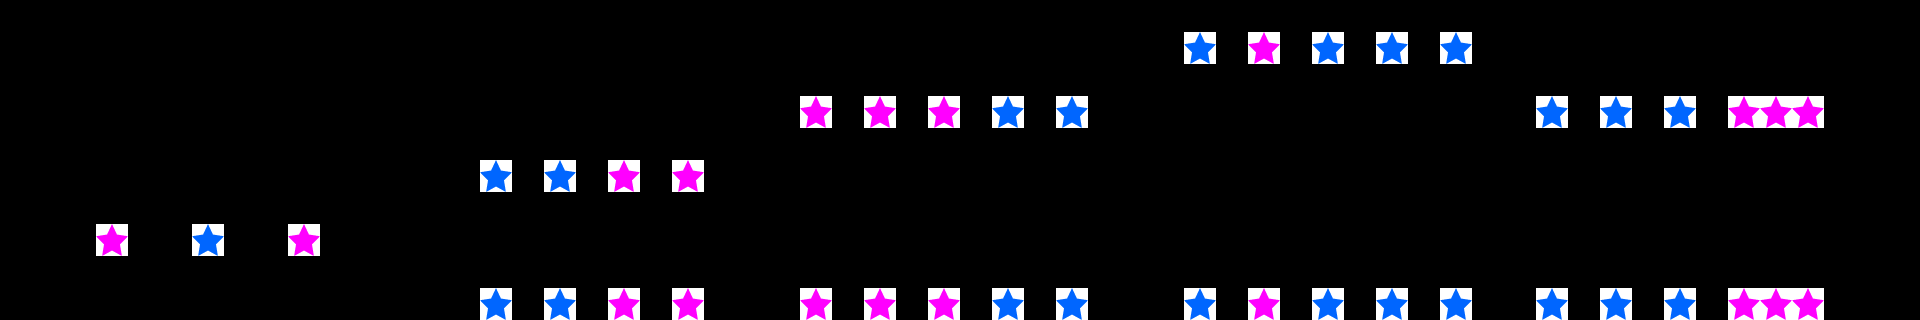

Tiled map render using the project's own tile images. Description and the map definition, with tile-layer contents summarised, below:
An orthogonal 60x10 tile map with 32x32 px tiles, 2 tile layers (FloorLayer, ThingLayer).

<map version="1.0" orientation="orthogonal" width="60" height="10" tilewidth="32" tileheight="32">
 <tileset firstgid="1" name="bg_tmx" tilewidth="32" tileheight="32">
  <image source="bg_tmx.png" width="320" height="320" />
  <tile id="0">
   <properties>
    <property name="isFloor" value="1" />
   </properties>
  </tile>
  <tile id="3">
   <properties>
    <property name="objType" value="life" />
    <property name="colorType" value="red" />
   </properties>
  </tile>
  <tile id="4">
   <properties>
    <property name="objType" value="star" />
    <property name="colorType" value="blue" />
   </properties>
  </tile>
  <tile id="5">
   <properties>
    <property name="objType" value="star" />
    <property name="colorType" value="pink" />
   </properties>
  </tile>
  <tile id="10">
   <properties>
    <property name="isFloor" value="1" />
   </properties>
  </tile>
  <tile id="11">
   <properties>
    <property name="objType" value="line" />
    <property name="colorType" value="pink" />
   </properties>
  </tile>
  <tile id="12">
   <properties>
    <property name="objType" value="line" />
    <property name="colorType" value="blue" />
   </properties>
  </tile>
  <tile id="14">
   <properties>
    <property name="objType" value="line" />
    <property name="colorType" value="blue" />
   </properties>
  </tile>
  <tile id="15">
   <properties>
    <property name="objType" value="line" />
    <property name="colorType" value="pink" />
   </properties>
  </tile>
  <tile id="30">
   <properties>
    <property name="isFloor" value="1" />
   </properties>
  </tile>
  <tile id="31">
   <properties>
    <property name="isFloor" value="1" />
   </properties>
  </tile>
  <tile id="32">
   <properties>
    <property name="isFloor" value="1" />
   </properties>
  </tile>
  <tile id="64">
   <properties>
    <property name="isBaffle" value="1" />
   </properties>
  </tile>
  <tile id="81">
   <properties>
    <property name="ObjTypeId" value="2" />
   </properties>
  </tile>
 </tileset>
 <layer name="FloorLayer" width="60" height="10">
  <data>[600 cells, 100 non-empty, 1 distinct tile ids]</data>
 </layer>
 <layer name="ThingLayer" width="60" height="10">
  <data>[600 cells, 43 non-empty, 2 distinct tile ids]</data>
 </layer>
</map>
